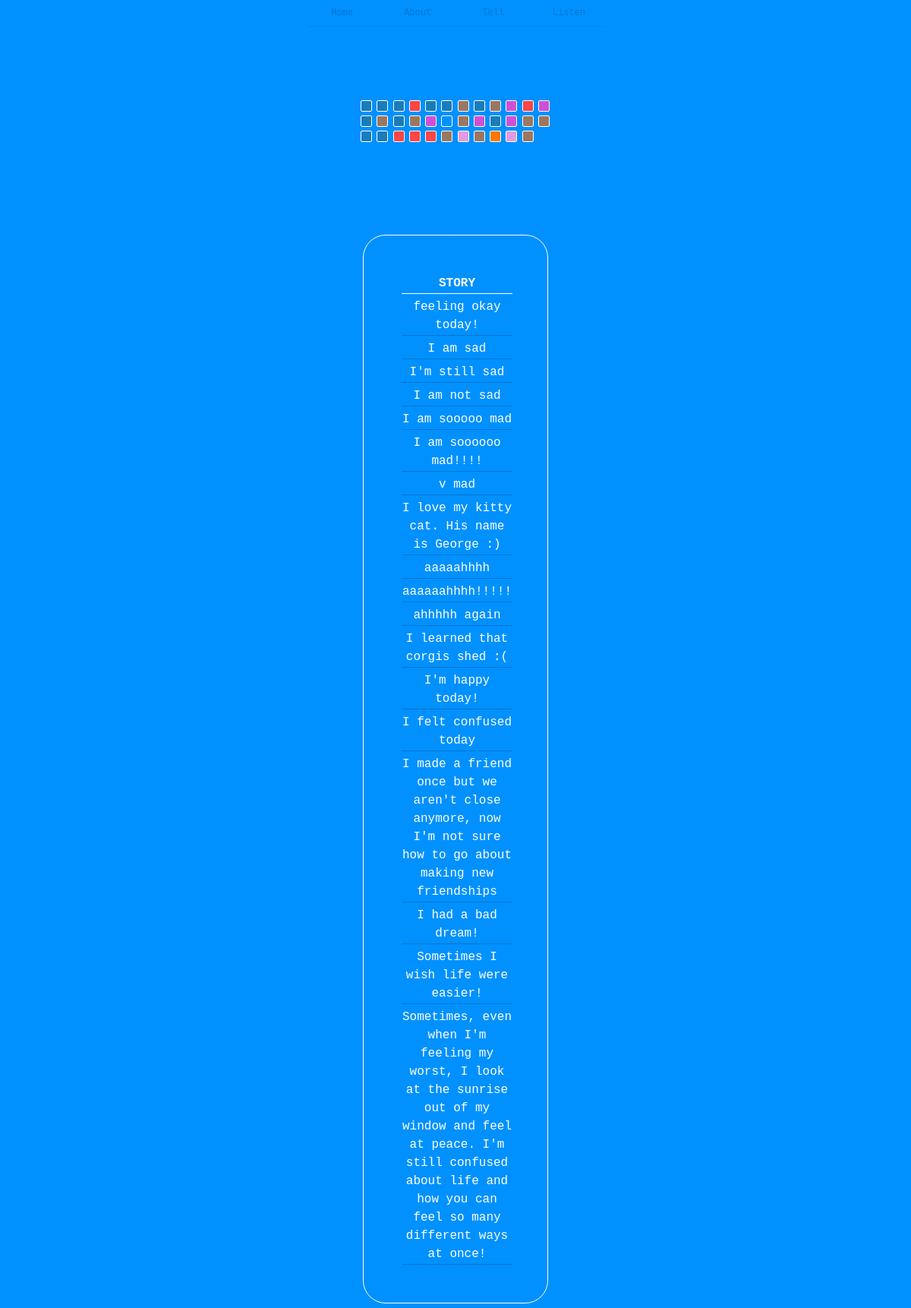
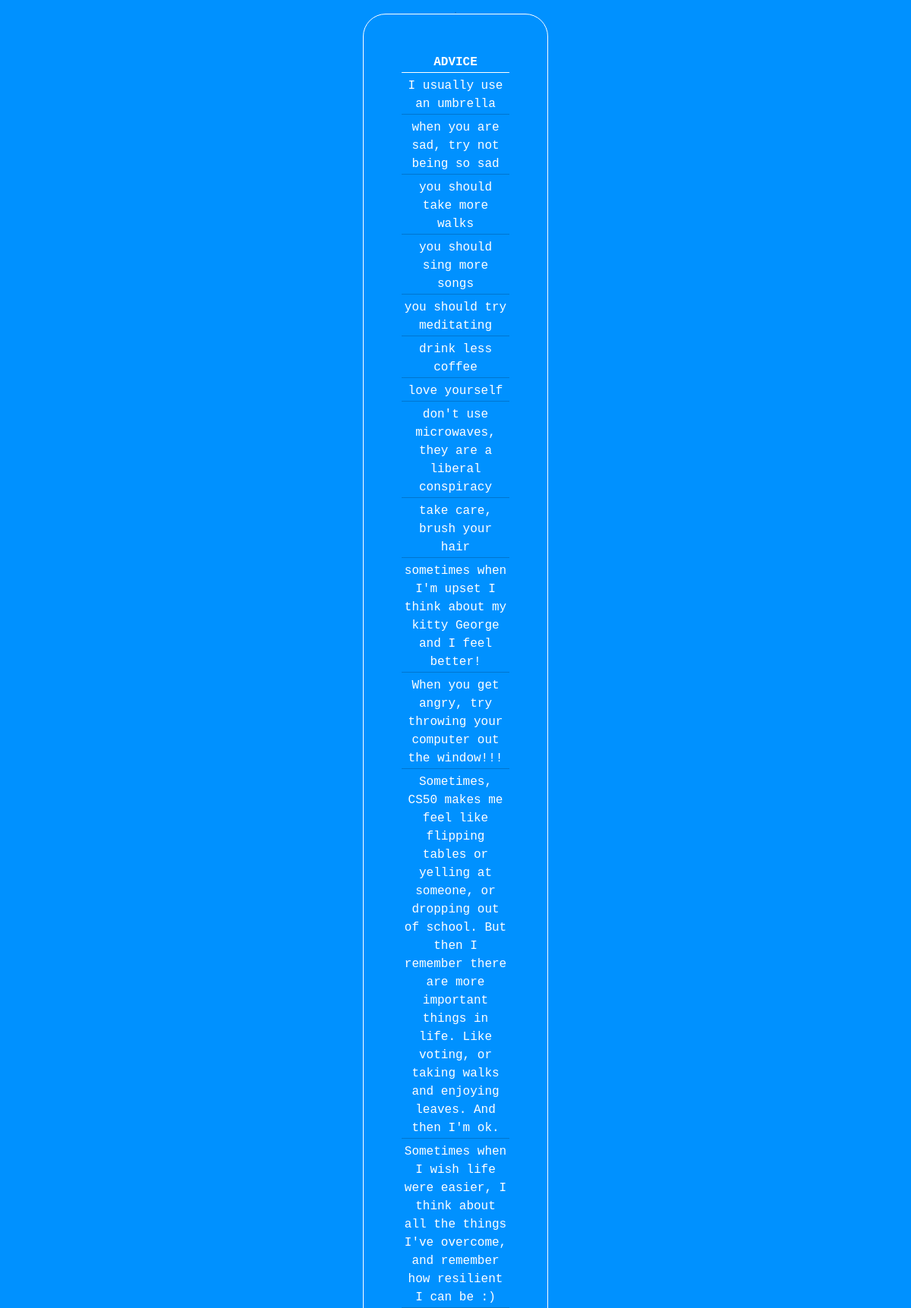
/listen (upper part), run on the app's committed database (2 pictures, top to bottom).
### tables this page shows
CREATE TABLE tags (
                post_id INTEGER,
                reply_id INTEGER,
                tag INTEGER,
                FOREIGN KEY(post_id) REFERENCES post(post_id),
                FOREIGN KEY(reply_id) REFERENCES reply(reply_id)
            );

CREATE TABLE post (
                    post_id INTEGER NOT NULL UNIQUE,
                    post_entry TEXT NOT NULL,
                    post_time DATETIME NOT NULL DEFAULT CURRENT_TIMESTAMP,
                    post_replyability text,
                    PRIMARY KEY(post_id AUTOINCREMENT)
                );

CREATE TABLE reply (
                    reply_id INTEGER NOT NULL UNIQUE,
                    post_id INTEGER,
                    reply_entry TEXT NOT NULL,
                    reply_time DATETIME NOT NULL DEFAULT CURRENT_TIMESTAMP,
                    PRIMARY KEY(reply_id AUTOINCREMENT),
                    FOREIGN KEY(post_id) REFERENCES post(post_id)
                );

### app.py (the view)
@app.route("/listen")
def listen():
    moodgraph = db.execute("SELECT * FROM tags")
    stories = db.execute("SELECT * FROM post ORDER BY post_time")
    advice = db.execute("SELECT * FROM reply ORDER BY reply_time")
    return render_template("listen.html", stories=stories, advice=advice, moodgraph=moodgraph)

### templates/listen.html (shortened to what this page needs)
{% extends "layout.html" %}
{% block main %}
<div class="grid-area">
    <div class="grid center">
        {% for i in moodgraph %}
            <div class="moodbox" id="{{ i.tag }}" title="{{ i.tag }}"></div>
        {% endfor %}
    </div>
</div>
<br>
<br>
<table style="border: 0px;">
    <tr>
        <td style="display:inline;">
            <table>
                <thead>
                    <tr>
                    <th>STORY</th>
                    </tr>
                </thead>
                <tbody>
                    {% for i in stories %}
                    <tr>
                        <td title="POSTED ON: {{ i.post_time }}">{{ i.post_entry }}</td>
                    </tr>
                    {% endfor %}
                </tbody>
            </table>
        </td>
        <td style="display:inline;">
            <table>
                <thead>
                    <tr>
                    <th>ADVICE</th>
                    </tr>
                </thead>
                <tbody>
                    {% for i in advice %}
                    <tr>
                        <td title="POSTED ON: {{ i.reply_time }}">{{ i.reply_entry }}</td>
                    </tr>
                    {% endfor %}
                </tbody>
            </table>
        </td>
    </tr>
</table>
<br>
<br>
<br>
<br>
<br>
<br>
<br>
<br>
{% endblock %}

### templates/layout.html (shortened to what this page needs)
<!DOCTYPE html>
<html lang="en">
    <head>
        <link href="https://cdn.jsdelivr.net/npm/bootstrap@5.1.3/dist/css/bootstrap.min.css" rel="stylesheet">
        <link href="/static/styles.css" rel="stylesheet">
        <div class="dropdown">
            <a href="/"><button class="dropbtn">Home</button></a>
        </div>
        <div class="dropdown">
            <a href="/about"><button class="dropbtn">About</button></a>
        </div>
        <div class="dropdown">
            <a href="/tell"><button class="dropbtn">Tell</button></a>
          </div>
          <div class="dropdown">
            <a href="/listen"><button class="dropbtn">Listen</button></a>
          </div>
          <hr class="center" style="width:388px; color:var(--darker-blue); height:2px; padding:0px; margin:auto; border:0px;">
          <br><br>
    </head>
    <body>
        <main class="container-fluid py-5 text-center">
            {% block main %}{% endblock %}
        </main>
    </body>
</html>

### static/styles.css (style rules this page uses)
:root { --grid-box: 15px; --grid-padding: 2px; --background-color: rgb(0, 145, 255); --text-color: #ffffff; --highlight-color: rgb(0, 162, 255); --darker-blue: rgb(0, 117, 207); --content-width: 20%; --min-content-width: 250px; --table-width: 50%; }
body { text-align: center; text-decoration: none; font-family: 'andale mono', monospace; background-color: var(--background-color); }
a { text-decoration: none; }
.dropbtn { background-color: rgba(255, 255, 255, 0); color: var(--darker-blue); padding: 8px; font-size: 12px; min-width: 90px; border: none; cursor: pointer; }
.dropdown { position: relative; display: inline-block; }
*, *:after, *:before { box-sizing: border-box; }
table { display: block; margin-left: auto; margin-right: auto; width: var(--table-width); border: 1px solid; border-radius: 30px; padding: 50px; color: var(--text-color); table-layout: fixed; }
th { text-align: center; width: calc((var(--table-width)) / 3); border-bottom: 1px solid white; }
td { padding-top: 5px; border-bottom: 1px solid var(--darker-blue); }
.center { margin-left: auto; margin-right: auto; }
.moodbox { width: var(--grid-box); height: var(--grid-box); border: 1px solid; border-radius: 2px; border-color: #ffffff; padding: var(--grid-padding); }
#gratitude { background-color: rgb(255, 119, 0); }
#anger { background-color: rgb(255, 69, 69); }
#peace { background-color: rgb(227, 155, 223); }
#confused { background-color: rgb(155, 119, 97); }
#love { background-color: rgb(206, 80, 217); }
#sad { background-color: rgb(26, 124, 185); }
.grid-area { width: var(--content-width); min-width: var(--min-content-width); margin-left: auto; margin-right: auto; }
.grid { display: grid; grid-template-columns: repeat(auto-fill, minmax(15px, 1fr)); grid-gap: 5px; }
.grid > div { display: grid; place-items: center; }
.grid > div::before { content: ""; display: block; padding-bottom: 100%; grid-area: 1/1/2/2; }

### data on the page
post: post_entry "feeling okay today!"
post: post_entry "I am sad"
post: post_entry "I'm still sad"
post: post_entry "I am not sad"
post: post_entry "I am sooooo mad"
post: post_entry "I am soooooo mad!!!!"
post: post_entry "v mad"
post: post_entry "I love my kitty cat. His name is George :)"
post: post_entry "aaaaahhhh"
post: post_entry "aaaaaahhhh!!!!!"
post: post_entry "ahhhhh again"
post: post_entry "I learned that corgis shed :("
post: post_entry "I'm happy today!"
post: post_entry "I felt confused today"
post: post_entry "I made a friend once but we aren't close anymore, now I'm not sure how to go about making new friendships"
post: post_entry "I had a bad dream!"
post: post_entry "Sometimes I wish life were easier!"
post: post_entry "Sometimes, even when I'm feeling my worst, I look at the sunrise out of my window and feel at peace. I'm still confused about life and how you can feel so many different ways at once!"
reply: reply_entry "I usually use an umbrella"
reply: reply_entry "when you are sad, try not being so sad"
reply: reply_entry "you should take more walks"
reply: reply_entry "you should sing more songs"
reply: reply_entry "you should try meditating"
reply: reply_entry "drink less coffee"
reply: reply_entry "love yourself"
reply: reply_entry "don't use microwaves, they are a liberal conspiracy"
reply: reply_entry "take care, brush your hair"
reply: reply_entry "sometimes when I'm upset I think about my kitty George and I feel better!"
reply: reply_entry "When you get angry, try throwing your computer out the window!!!"
reply: reply_entry "Sometimes, CS50 makes me feel like flipping tables or yelling at someone, or dropping out of school. But then I remember there are more important things in life. Like voting, or taking walks and enjoying leaves. And then I'm ok."
reply: reply_entry "Sometimes when I wish life were easier, I think about all the things I've overcome, and remember how resilient I can be :)"
